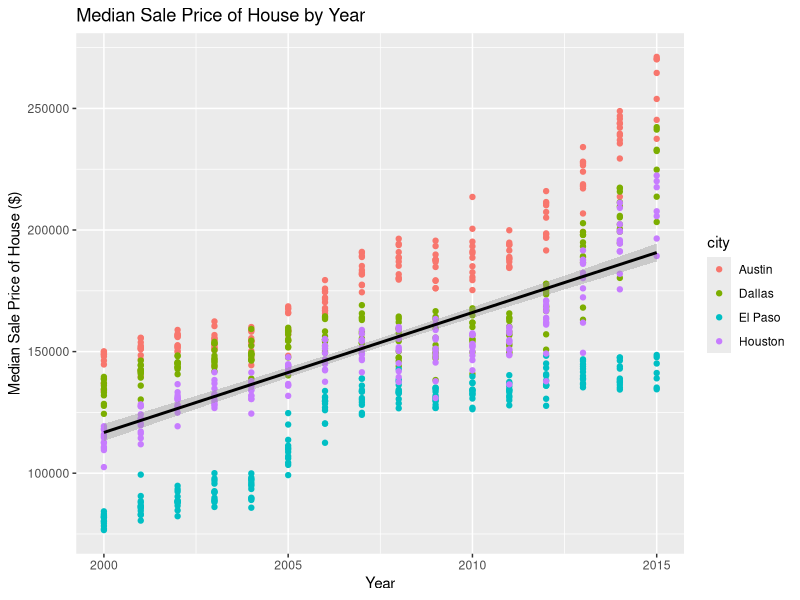
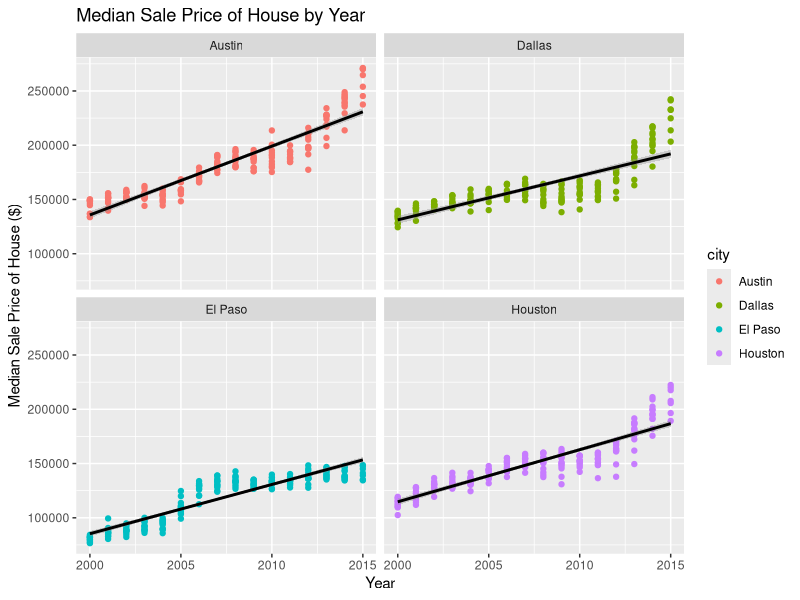
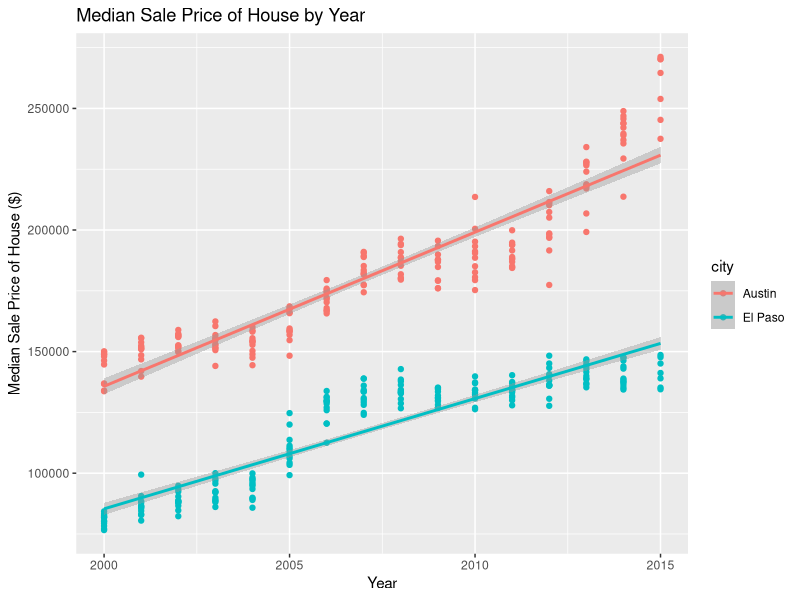
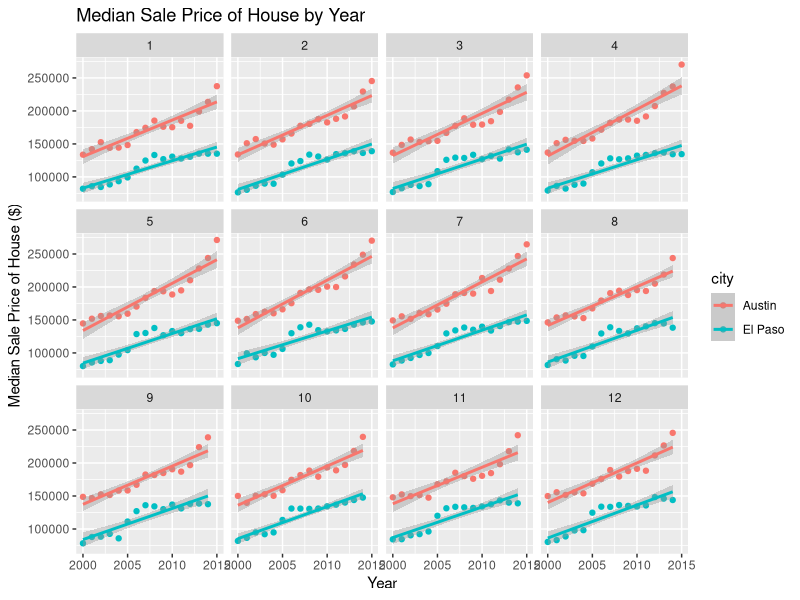

The R script that drew these images, in order:
# Assignment 4 
# Setting my boundaries 
installed.packages("ggplot2") # Installed the package 
install.packages("ggthemes") # Another installed package 
library(ggplot2) # Check out the data set and the variables
library(ggthemes) # Check out the data set and the variables 
str(txhousing) # More info about the variables, characterist, number, and some of the options 

# 1 Exactly how many cities are included in this dataset?
# Create a new variable that factors the $city variable 
# Find the number of levels, which in this case is the number of cities 
table(txhousing$city) # I just physically counted them 
#Total of 46
city <- factor(txhousing$city) #just label cities into a focused factor 
levels(city) #Listed them all in numeric order 
# Again the total is 46 of number of cities in this data set 

#2 Create a subset of txhousing which includes any 4 cities. 
# We decided to make a subset of the data set using only Dallas, Houston, El Paso, and Austin and then check it 
txhousingnew <- subset(txhousing,c (txhousing$city== "Houston" | txhousing$city== "Dallas" | txhousing$city== "Austin" | txhousing$city== "El Paso"))
table(txhousingnew$city) # This is to just show we do have these four cities marked in this subset 

#3 produce an appropriate plot showing how well "year" predicts the outcome of the "median" housing prices. Also, describe in your own words a general pattern you see between "year" and "median".
# Make a plot that graphs median sale price of houses over year that also distinguishes 
# between each city on the plot 
# In addition add a line, and label the graph 
ggplot(txhousingnew,aes(x=year, y=median))+ geom_point(aes(color=city))+ geom_smooth(color="black", method= "lm")+ labs(x="Year", y= "Median Sale Price of House ($)", title="Median Sale Price of House by Year")
# The general pattern seen here is that there is an increase of, Median Sale Price of House for each Year, positve correlation. 

#4 Note that each "year" shows multiple observations of "median". Other than the "city" variable, which other variable is responsible for showing multiple observations of "median" for each year on the plot you created in Question 3?
# Use the table function in order to see the number of month observations by year 
table(txhousingnew$year, txhousingnew$month)
# Since there are multiple month observations for each year that causes for there to be multiple median observations for each year 

#5 Reorganize the plot produced in Question 3 by "city" such that your original plot is now broken into a total of 4 subplots, each one representing the relationship between "year" and "median" for each "city". 
# Use the graph from question 3 but add the facet_wrap function in order to split the plot into 4 subplots by city 
ggplot(txhousingnew,aes(x=year, y=median))+ geom_point (aes(color=city))+ geom_smooth(color="black", method="lm")+ facet_wrap(~city)+ labs(x="Year", y="Median Sale Price of House ($)", title= "Median Sale Price of House by Year")

#6 Which city shows the highest overall "median" housing prices? Which city shows the lowest overall "median" prices? Then, create a subset including only these two cities.
#Use the tapply function in order to find the highest $median for each $city 
tapply(txhousingnew$median, txhousingnew$city, summary)
# The cities with the highest overall median is Austin, and El Paso
# make a new subset with just Austin and El Paso 
txhousing2 <- subset(txhousingnew, c(txhousingnew$city== "El Paso" | txhousingnew$city=="Austin"))

#7 Produce a SINGLE plot displaying the relationship between "year" and "median" for these two cities. Be sure to label the axes and the title, and use a different color for each city. Your plot should also show two trend lines, one for each city.
# Make a plot that graphs median sale price of houses over years with the txhousing2 subset,
# that also distinguishes between each city, and label the graph 
# In addition add a line for each city, and lavel the graph 
ggplot(txhousing2, aes(x=year, y=median, color=city))+ geom_point()+ geom_smooth(method="lm")+ labs(x="Year", y= "Median Sale Price of House ($)", title= "Median Sale Price of House by Year")

#8 Is there anything else that needs to be done to improve the plot (hint: Think about your response to Question 4). Generate a new plot and describe what you did to make your plot more clear.
# It would be helpful to divide the plot into subplots by month 
# Use the graph from question 7 but add the facet_wrap function in order to split the 
#plot into 12 subplots by month 
ggplot(txhousing2,aes(x=year, y=median, color=city))+ geom_point()+ geom_smooth(method="lm")+ facet_wrap(~month)+ labs(x="Year", y= "Median Sale Price of House ($)" , title= "Median Sale Price of House by Year")
# By doing this, each graph will have only one data point for each city in a singular 
# Year, in addition it can be seen how the Median Sale Price of House ($) changes for every month over the years 

#9  Finally, using plain English, describe the similarities and differences between your chosen two cities.
# Although the overall median sale prices is lower for El paso both cities show the same overall trend of 
#increasing over the years. 